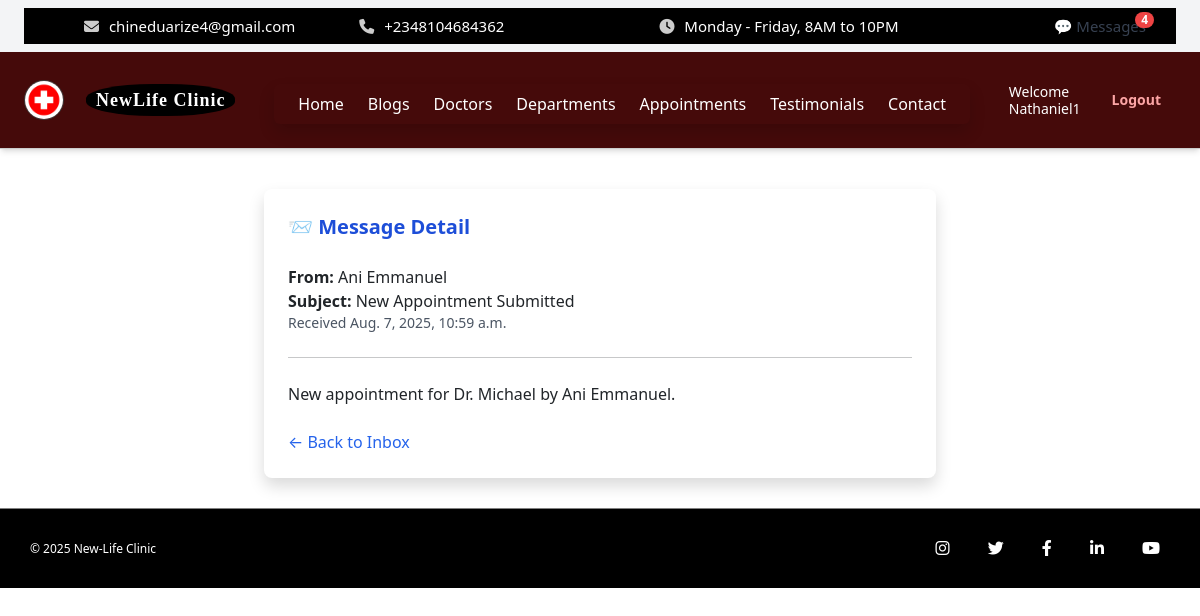
The app's page /dashboard/doctor/messages/479/ (signed in) with its own data.
### core/models.py (models this page shows, shortened)
class HeaderSettings(models.Model):
    hospital_name = models.CharField(max_length=100, default='My Hospital')
    logo = models.ImageField(upload_to='logos/', blank=True, null=True)
    menu_1 = models.CharField(max_length=50, default='Home')
    menu_2 = models.CharField(max_length=50, default='Services')
    menu_3 = models.CharField(max_length=50, default='Doctors')
    menu_4 = models.CharField(max_length=50, default='Departments')
    menu_5 = models.CharField(max_length=50, default='Appointments')
    menu_6 = models.CharField(max_length=50, default='About')
    menu_7 = models.CharField(max_length=50, default='Contact')
    email = models.EmailField(blank=True)
    phone = models.CharField(max_length=20, blank=True)
    working_hours = models.CharField(max_length=100, default="Monday - Friday, 8AM to 10PM")

class User(AbstractUser):
    ROLE_CHOICES = [
        ('admin', 'Admin'),
        ('doctor', 'Doctor'),
        ('nurse', 'Nurse'),
        ('receptionist', 'Receptionist'),
        ('pharmacist', 'Pharmacist'),
        ('labtech', 'Lab Technician'),
        ('patient', 'Patient'),
        ('cashier', 'Cashier'),
    ]
    role = models.CharField(max_length=20, choices=ROLE_CHOICES)
    def get_full_name(self):
        full_name = f"{self.first_name} {self.last_name}".strip()
        return full_name if full_name else self.username

class Message(models.Model):
    sender = models.ForeignKey(User, related_name='sent_messages', on_delete=models.CASCADE)
    recipient = models.ForeignKey(User, related_name='received_messages', on_delete=models.CASCADE)
    subject = models.CharField(max_length=255, blank=True)
    body = models.TextField()
    is_read = models.BooleanField(default=False)
    sent_at = models.DateTimeField(auto_now_add=True)

class FooterSettings(models.Model):
    copyright_text = models.CharField(max_length=255, default="© 2025 New-Life Clinic")
    instagram_url = models.URLField(blank=True, null=True)
    twitter_url = models.URLField(blank=True, null=True)
    facebook_url = models.URLField(blank=True, null=True)
    linkedin_url = models.URLField(blank=True, null=True)
    youtube_url = models.URLField(blank=True, null=True)

### doctor_panel/views.py (the view)
# urls.py: path('messages/<int:pk>/', views.message_detail_view, name='message_detail'),  # optional
@login_required
def message_detail_view(request, pk):
    message = get_object_or_404(Message, pk=pk, recipient=request.user)
    if not message.is_read:
        message.is_read = True
        message.save()
    return render(request, 'doctor_panel/message_detail.html', {
        'message': message
    })

### core/context_processors.py (called while the page is built)
def header_settings(request):
    try:
        settings = HeaderSettings.objects.first()
    except HeaderSettings.DoesNotExist:
        settings = None
    return {'header_settings': settings}

def footer_settings(request):
    footer = FooterSettings.objects.first()
    return {'footer_settings': footer}

def appointment_form_processor(request):
    return {
        'footer_appointment_form': AppointmentForm()
    }

def unread_message_context(request):
    context = {}
    if request.user.is_authenticated:
        unread_messages = Message.objects.filter(recipient=request.user, is_read=False)
        context['unread_count'] = unread_messages.count()
        context['unread_messages'] = unread_messages[:5]
    else:
        context['unread_count'] = 0
    unread_enquiries = Enquiry.objects.filter(is_read=False)
    context['unread_enquiry_count'] = unread_enquiries.count()
    context['unread_enquiries'] = unread_enquiries[:5]
    context['total_unread_count'] = context['unread_count'] + context['unread_enquiry_count']
    return context

def footer_form(request):
    return {
        'footer_appointment_form': AppointmentForm()
    }

### doctor_panel/templates/doctor_panel/message_detail.html
{% extends "core/base.html" %}
{% block content %}
<div class="max-w-2xl mx-auto mt-10 bg-white shadow rounded-lg p-6">
  <h2 class="text-xl font-bold text-blue-700 mb-4">📨 Message Detail</h2>
  <p><strong>From:</strong> {{ message.sender.get_full_name|default:message.sender.username }}</p>
  {% if message.subject %}
    <p><strong>Subject:</strong> {{ message.subject }}</p>
  {% endif %}
  <p class="text-sm text-gray-600">Received {{ message.sent_at }}</p>
  <hr class="my-4">
  <p>{{ message.body }}</p>
  <a href="{% url 'doctor_panel:inbox' %}" class="mt-6 inline-block text-blue-600 hover:underline">← Back to Inbox</a>
</div>
{% endblock %}

### core/templates/core/base.html (shortened to what this page needs)
<!DOCTYPE html>
<html lang="en" class="dark">
{% load static %}
{% load widget_tweaks %}
<head>
  <link rel="stylesheet" href="{% static 'core/css/style.css' %}">
  <script src="https://cdn.tailwindcss.com"></script>
  <link rel="stylesheet" href="https://cdnjs.cloudflare.com/ajax/libs/font-awesome/6.4.0/css/all.min.css">
  <link href="https://cdn.jsdelivr.net/npm/bootstrap@5.3.0/dist/css/bootstrap.min.css" rel="stylesheet">
</head>
<body>
  <div class="fixed-header bg-gray-100 px-4 py-2 text-sm">
  <div class="topbar flex flex-wrap items-center justify-between gap-4 sm:gap-0">
    <div class="topbar-left flex flex-col sm:flex-row items-start sm:items-center gap-1 sm:gap-4 flex-wrap text-center sm:text-left">
      {% if header_settings.email %}
        <span><i class="fas fa-envelope"></i> {{ header_settings.email }}</span>
      {% endif %}
      {% if header_settings.phone %}
        <span><i class="fas fa-phone"></i> {{ header_settings.phone }}</span>
      {% endif %}
    </div>
    <div class="topbar-right flex flex-col sm:flex-row items-start sm:items-center gap-1 sm:gap-4 flex-wrap text-center sm:text-left">
      {% if header_settings.working_hours %}
        <span><i class="fas fa-clock"></i> {{ header_settings.working_hours }}</span>
      {% endif %}
    </div>
    <a href="{% url 'admin_panel:inbox' %}" class="relative text-gray-700 no-print whitespace-nowrap">
      💬 Messages
      {% if total_unread_count > 0 %}
        <span class="absolute -top-1 -right-2 bg-red-500 text-white text-xs font-bold rounded-full px-1.5">
          {{ total_unread_count }}
        </span>
      {% endif %}
    </a>
  </div>
</div>
    <header class="header-bar flex items-center justify-between flex-wrap bg-red-950 p-4 shadow-md w-full gap-4 sm:gap-0">
  <div class="logo-title flex items-center space-x-3 flex-shrink-0">
    {% if header_settings.logo %}
      <img src="{{ header_settings.logo.url }}" alt="Logo" class="logo-img h-10 w-10 object-cover">
    {% else %}
      <img src="{% static 'core/img/default_logo.png' %}" alt="Default Logo" class="logo-img h-10 w-10 object-cover">
    {% endif %}
    <span class="hospital-name font-bold text-lg leading-tight text-white">
      <span class="block">{{ header_settings.hospital_name_line1|default:"NewLife Clinic" }}</span>
    </span>
  </div>
  <div class="relative flex-1 flex justify-center sm:justify-center">
    <nav id="menu-content" class="hidden sm:flex absolute sm:static top-full mt-2 sm:mt-0 bg-red-800 sm:bg-transparent shadow sm:shadow-none rounded px-4 py-2 sm:p-0 sm:rounded-none z-50 overflow-x-auto whitespace-nowrap space-x-4 sm:space-x-6">
      <a href="{% url 'landing_page' %}" class="text-white hover:text-blue-400">Home</a>
      <a href="{% url 'blogs' %}" class="text-white hover:text-blue-400">Blogs</a>
      <a href="{% url 'doctors' %}" class="text-white hover:text-blue-400">Doctors</a>
      <a href="{% url 'departments' %}" class="text-white hover:text-blue-400">Departments</a>
      <a href="{% url 'appointment' %}" class="text-white hover:text-blue-400">Appointments</a>
      <a href="{% url 'testimonials' %}" class="text-white hover:text-blue-400">Testimonials</a>
      <a href="{% url 'contact' %}" class="text-white hover:text-blue-400">Contact</a>
    </nav>
  </div>
  <div class="auth-buttons flex items-center space-x-4 flex-shrink-0 text-sm">
    {% if request.path == '/' and not request.user.is_authenticated %}
      <a href="{% url 'login' %}" class="text-blue-300 hover:underline no-print">Login</a>
    {% elif request.user.is_authenticated %}
      <span class="text-white no-print text-sm leading-tight">Welcome<br>{{ request.user.username }}</span>
      <a href="{% url 'logout' %}" class="text-red-300 hover:underline no-print">Logout</a>
    {% endif %}
  </div>
</header>
  <main>
    {% block content %}{% endblock %}
  </main>
  {% block footer %}
<div class="bottom-footer" style="min-height: 80px; margin-bottom: 20px;">
  <div class="bottom-footer-content" style="display: flex; justify-content: space-between; align-items: center; height: 100%;">
    <div class="left">
      <p>{{ footer_settings.copyright_text|default:"© 2025 New-Life Clinic" }}</p>
    </div>
    <div class="right social-icons">
      {% if footer_settings.instagram_url %}
        <a href="{{ footer_settings.instagram_url }}" target="_blank"><i class="fab fa-instagram"></i></a>
      {% endif %}
      {% if footer_settings.twitter_url %}
        <a href="{{ footer_settings.twitter_url }}" target="_blank"><i class="fab fa-twitter"></i></a>
      {% endif %}
      {% if footer_settings.facebook_url %}
        <a href="{{ footer_settings.facebook_url }}" target="_blank"><i class="fab fa-facebook-f"></i></a>
      {% endif %}
      {% if footer_settings.linkedin_url %}
        <a href="{{ footer_settings.linkedin_url }}" target="_blank"><i class="fab fa-linkedin-in"></i></a>
      {% endif %}
      {% if footer_settings.youtube_url %}
        <a href="{{ footer_settings.youtube_url }}" target="_blank"><i class="fab fa-youtube"></i></a>
      {% endif %}
    </div>
  </div>
</div>
  {% endblock %}
</body>
</html>

### core/static/core/css/style.css (style rules this page uses)
body { font-family: Arial, sans-serif; background-color: #f9fafc; color: #333; }
html { scroll-behavior: smooth; }
.header-bar { display: flex; align-items: center; justify-content: space-between; background: white; padding: 15px 30px; border-bottom: 1px solid #ccc; }
.logo-title { display: flex; align-items: center; }
.logo-img { height: 65px; margin-right: 10px; border-radius: 50%; border: 1px solid rgb(61, 60, 60); }
.hospital-name { display: inline-block; background: black; padding: 5px 10px; color: white; font-family: 'Playfair Display', serif; border-radius: 45%; font-weight: 700; letter-spacing: 1px; line-height:1.0; margin-left: 10px; }
.auth-buttons a { padding: 8px 15px; border-radius: 5px; text-decoration: none; margin-left: 10px; font-weight: 600; }
.topbar { background-color: #000; color: white; display: flex; justify-content: space-between; padding: 8px 30px; font-size: 15px; font-family: 'Segoe UI', Tahoma, Geneva, Verdana, sans-serif; }
.topbar-left span, .topbar-right span { margin-right: 30px; }
.topbar-left span { margin-left: 30px; }
.topbar i { margin-right: 6px; color: #ccc; }
.bottom-footer { width: 100%; height: 15px; background-color: black; border-top: 1px solid grey; color: white; font-size: 12px; padding: 15px 30px; box-sizing: border-box; margin-top: 30px; }
.bottom-footer-content { display: flex; justify-content: space-between; align-items: center; }
.bottom-footer .social-icons a { color: white; margin-left: 15px; font-size: 14px; transition: color 0.3s; }
.social-icons i { color: white; font-size: 16px; margin: 0 10px; transition: color 0.3s ease; }
.social-icons a { text-decoration: none; }

### records on screen
HeaderSettings: email "chineduarize4@gmail.com", phone "+2348104684362", working_hours "Monday - Friday, 8AM to 10PM", logo (picture)
User: user.username "Nathaniel1"
Message: sender.get_full_name "Ani Emmanuel", subject "New Appointment Submitted", sent_at "Aug. 7, 2025, 10:59 a.m.", body "New appointment for Dr. Michael by Ani Emmanuel."
FooterSettings: copyright_text "© 2025 New-Life Clinic"

### other values on screen
{{ total_unread_count }} "4"
{{ header_settings.hospital_name_line1|default:"NewLife Clinic" }} "NewLife Clinic"
